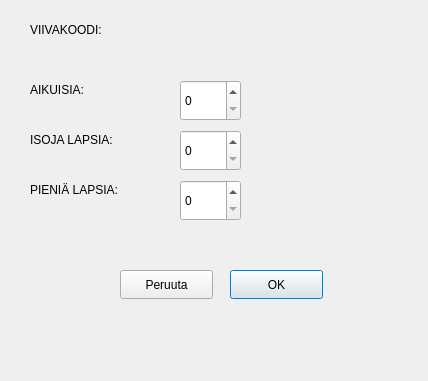
<?xml version="1.0" encoding="UTF-8"?>
<ui version="4.0">
 <class>EditDialog</class>
 <widget class="QDialog" name="EditDialog">
  <property name="geometry">
   <rect>
    <x>0</x>
    <y>0</y>
    <width>428</width>
    <height>381</height>
   </rect>
  </property>
  <property name="windowTitle">
   <string>Dialog</string>
  </property>
  <widget class="QSpinBox" name="SmallCspinBox">
   <property name="geometry">
    <rect>
     <x>180</x>
     <y>180</y>
     <width>61</width>
     <height>41</height>
    </rect>
   </property>
  </widget>
  <widget class="QLabel" name="label">
   <property name="geometry">
    <rect>
     <x>30</x>
     <y>80</y>
     <width>63</width>
     <height>20</height>
    </rect>
   </property>
   <property name="text">
    <string>AIKUISIA:</string>
   </property>
  </widget>
  <widget class="QLabel" name="label_3">
   <property name="geometry">
    <rect>
     <x>30</x>
     <y>180</y>
     <width>101</width>
     <height>20</height>
    </rect>
   </property>
   <property name="text">
    <string>PIENIÄ LAPSIA:</string>
   </property>
  </widget>
  <widget class="QSpinBox" name="BigCspinBox">
   <property name="geometry">
    <rect>
     <x>180</x>
     <y>130</y>
     <width>61</width>
     <height>41</height>
    </rect>
   </property>
  </widget>
  <widget class="QLabel" name="label_2">
   <property name="geometry">
    <rect>
     <x>30</x>
     <y>130</y>
     <width>91</width>
     <height>20</height>
    </rect>
   </property>
   <property name="text">
    <string>ISOJA LAPSIA:</string>
   </property>
  </widget>
  <widget class="QSpinBox" name="AdultspinBox">
   <property name="geometry">
    <rect>
     <x>180</x>
     <y>80</y>
     <width>61</width>
     <height>41</height>
    </rect>
   </property>
  </widget>
  <widget class="QPushButton" name="ok_Button">
   <property name="geometry">
    <rect>
     <x>230</x>
     <y>270</y>
     <width>93</width>
     <height>29</height>
    </rect>
   </property>
   <property name="text">
    <string>OK</string>
   </property>
  </widget>
  <widget class="QLabel" name="label_4">
   <property name="geometry">
    <rect>
     <x>30</x>
     <y>20</y>
     <width>71</width>
     <height>20</height>
    </rect>
   </property>
   <property name="text">
    <string>VIIVAKOODI:</string>
   </property>
  </widget>
  <widget class="QLabel" name="Numberlabel">
   <property name="geometry">
    <rect>
     <x>180</x>
     <y>20</y>
     <width>63</width>
     <height>20</height>
    </rect>
   </property>
   <property name="text">
    <string/>
   </property>
  </widget>
  <widget class="QPushButton" name="pushButton">
   <property name="geometry">
    <rect>
     <x>120</x>
     <y>270</y>
     <width>93</width>
     <height>29</height>
    </rect>
   </property>
   <property name="text">
    <string>Peruuta</string>
   </property>
  </widget>
 </widget>
 <resources/>
 <connections>
  <connection>
   <sender>pushButton</sender>
   <signal>clicked()</signal>
   <receiver>EditDialog</receiver>
   <slot>close()</slot>
   <hints>
    <hint type="sourcelabel">
     <x>166</x>
     <y>284</y>
    </hint>
    <hint type="destinationlabel">
     <x>209</x>
     <y>230</y>
    </hint>
   </hints>
  </connection>
 </connections>
</ui>
